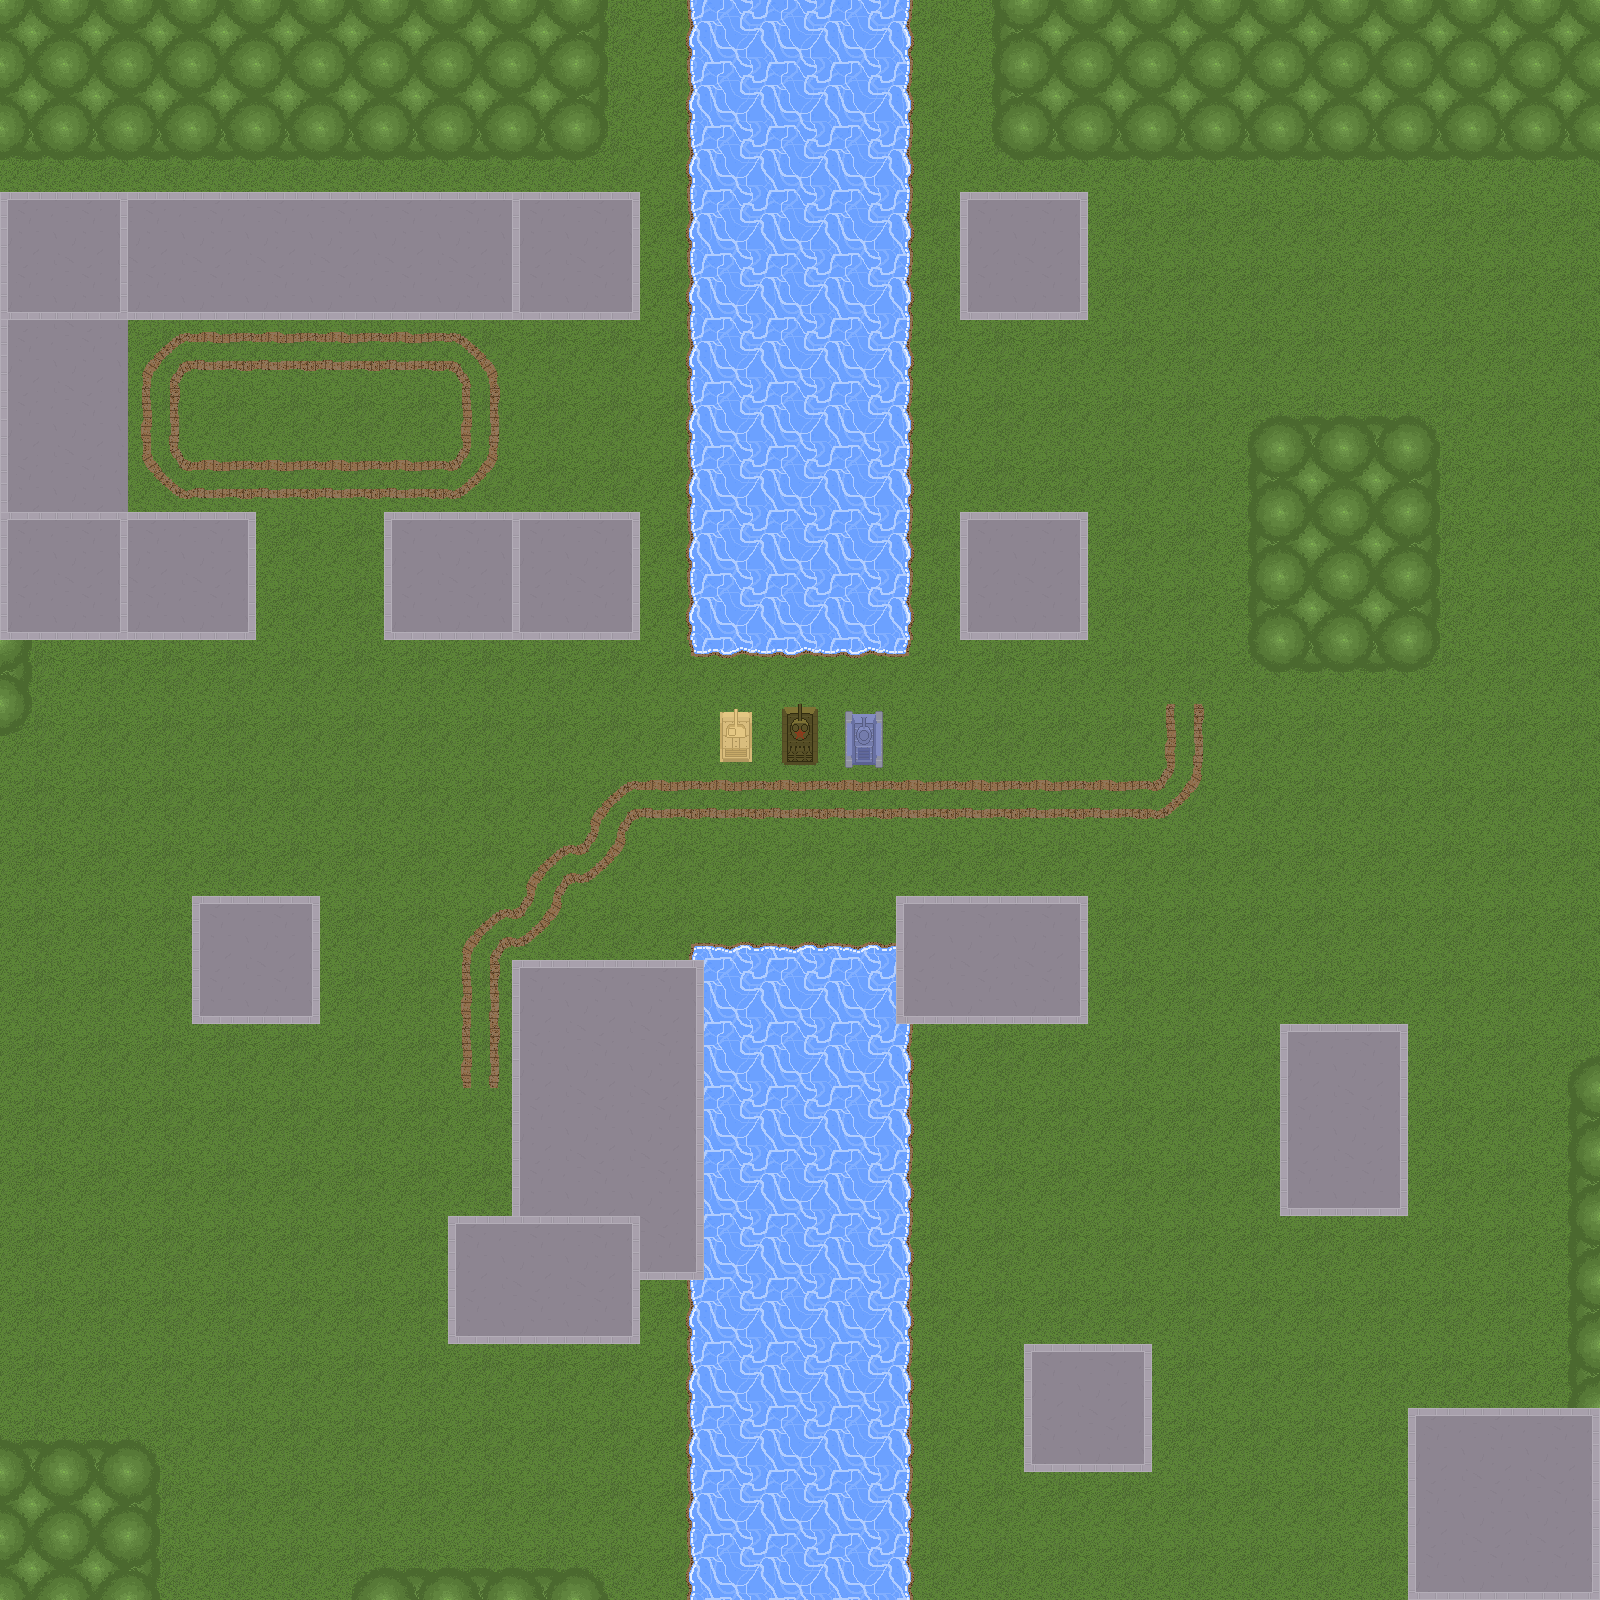

Below is a game level as drawn by its tile map, then a one-line description and the .tmx file that defines it, in full:
An orthogonal 25x25 tile map with 64x64 px tiles, 2 tile layers (Tile Layer 1, Tile Layer 2).

<map version="1.5" tiledversion="1.7.2" orientation="orthogonal" renderorder="right-down" width="25" height="25" tilewidth="64" tileheight="64" infinite="0" nextlayerid="3" nextobjectid="1">
 <tileset firstgid="1" source="Pixel Tank Tileset.tsx" />
 <layer id="1" name="Tile Layer 1" width="25" height="25">
  <data encoding="csv">
9,9,9,9,9,9,9,9,9,13,25,29,29,29,34,12,9,9,9,9,9,9,9,9,9,
9,9,9,9,9,9,9,9,9,13,25,29,29,29,34,12,9,9,9,9,9,9,9,9,9,
10,10,10,10,10,10,10,10,10,11,25,29,29,29,34,31,10,10,10,10,10,10,10,10,10,
7,8,6,6,6,6,6,6,7,8,25,29,29,29,34,7,8,16,16,16,16,16,16,16,16,
3,4,2,2,2,2,2,2,3,4,25,29,29,29,34,3,4,16,16,16,16,16,16,16,16,
5,1,33,19,19,19,19,20,16,16,25,29,29,29,34,16,16,16,16,16,16,16,16,16,16,
5,1,21,16,16,16,16,21,16,16,25,29,29,29,34,16,16,16,16,15,14,14,32,16,16,
5,1,18,19,19,19,19,17,16,16,25,29,29,29,34,16,16,16,16,12,9,9,13,16,16,
7,8,6,8,16,16,7,6,7,8,25,29,29,29,34,7,8,16,16,12,9,9,13,16,16,
3,4,2,4,16,16,3,2,3,4,25,29,29,29,34,3,4,16,16,12,9,9,13,16,16,
13,16,16,16,16,16,16,16,16,16,23,22,22,22,24,16,16,16,16,31,10,10,11,16,16,
11,16,16,16,16,16,16,16,16,16,16,16,16,16,16,16,16,16,21,16,16,16,16,16,16,
16,16,16,16,16,16,16,16,16,33,19,19,19,19,19,19,19,19,17,16,16,16,16,16,16,
16,16,16,16,16,16,16,16,33,17,16,16,16,16,16,16,16,16,16,16,16,16,16,16,16,
16,16,16,7,8,16,16,33,17,16,27,26,26,26,7,6,8,16,16,16,16,16,16,16,16,
16,16,16,3,4,16,16,21,7,6,8,29,29,29,3,2,4,16,16,16,16,16,16,16,16,
16,16,16,16,16,16,16,21,5,1,30,29,29,29,34,16,16,16,16,16,7,8,16,16,15,
16,16,16,16,16,16,16,16,5,1,30,29,29,29,34,16,16,16,16,16,5,30,16,16,12,
16,16,16,16,16,16,16,16,5,1,30,29,29,29,34,16,16,16,16,16,3,4,16,16,12,
16,16,16,16,16,16,16,7,6,8,4,29,29,29,34,16,16,16,16,16,16,16,16,16,12,
16,16,16,16,16,16,16,3,2,4,25,29,29,29,34,16,16,16,16,16,16,16,16,16,12,
16,16,16,16,16,16,16,16,16,16,25,29,29,29,34,16,7,8,16,16,16,16,16,16,12,
14,14,32,16,16,16,16,16,16,16,25,29,29,29,34,16,3,4,16,16,16,16,7,6,8,
9,9,13,16,16,16,16,16,16,16,25,29,29,29,34,16,16,16,16,16,16,16,5,1,30,
9,9,13,16,16,15,14,14,14,32,25,29,29,29,34,16,16,16,16,16,16,16,3,2,4
</data>
 </layer>
 <layer id="2" name="Tile Layer 2" width="25" height="25">
  <data encoding="csv">
0,0,0,0,0,0,0,0,0,0,0,0,0,0,0,0,0,0,0,0,0,0,0,0,0,
0,0,0,0,0,0,0,0,0,0,0,0,0,0,0,0,0,0,0,0,0,0,0,0,0,
0,0,0,0,0,0,0,0,0,0,0,0,0,0,0,0,0,0,0,0,0,0,0,0,0,
0,0,0,0,0,0,0,0,0,0,0,0,0,0,0,0,0,0,0,0,0,0,0,0,0,
0,0,0,0,0,0,0,0,0,0,0,0,0,0,0,0,0,0,0,0,0,0,0,0,0,
0,0,0,0,0,0,0,0,0,0,0,0,0,0,0,0,0,0,0,0,0,0,0,0,0,
0,0,0,0,0,0,0,0,0,0,0,0,0,0,0,0,0,0,0,0,0,0,0,0,0,
0,0,0,0,0,0,0,0,0,0,0,0,0,0,0,0,0,0,0,0,0,0,0,0,0,
0,0,0,0,0,0,0,0,0,0,0,0,0,0,0,0,0,0,0,0,0,0,0,0,0,
0,0,0,0,0,0,0,0,0,0,0,0,0,0,0,0,0,0,0,0,0,0,0,0,0,
0,0,0,0,0,0,0,0,0,0,0,0,0,0,0,0,0,0,0,0,0,0,0,0,0,
0,0,0,0,0,0,0,0,0,0,0,35,37,36,0,0,0,0,0,0,0,0,0,0,0,
0,0,0,0,0,0,0,0,0,0,0,0,0,0,0,0,0,0,0,0,0,0,0,0,0,
0,0,0,0,0,0,0,0,0,0,0,0,0,0,0,0,0,0,0,0,0,0,0,0,0,
0,0,0,0,0,0,0,0,0,0,0,0,0,0,0,0,0,0,0,0,0,0,0,0,0,
0,0,0,0,0,0,0,0,0,0,0,0,0,0,0,0,0,0,0,0,0,0,0,0,0,
0,0,0,0,0,0,0,0,0,0,0,0,0,0,0,0,0,0,0,0,0,0,0,0,0,
0,0,0,0,0,0,0,0,0,0,0,0,0,0,0,0,0,0,0,0,0,0,0,0,0,
0,0,0,0,0,0,0,0,0,0,0,0,0,0,0,0,0,0,0,0,0,0,0,0,0,
0,0,0,0,0,0,0,0,0,0,0,0,0,0,0,0,0,0,0,0,0,0,0,0,0,
0,0,0,0,0,0,0,0,0,0,0,0,0,0,0,0,0,0,0,0,0,0,0,0,0,
0,0,0,0,0,0,0,0,0,0,0,0,0,0,0,0,0,0,0,0,0,0,0,0,0,
0,0,0,0,0,0,0,0,0,0,0,0,0,0,0,0,0,0,0,0,0,0,0,0,0,
0,0,0,0,0,0,0,0,0,0,0,0,0,0,0,0,0,0,0,0,0,0,0,0,0,
0,0,0,0,0,0,0,0,0,0,0,0,0,0,0,0,0,0,0,0,0,0,0,0,0
</data>
 </layer>
</map>